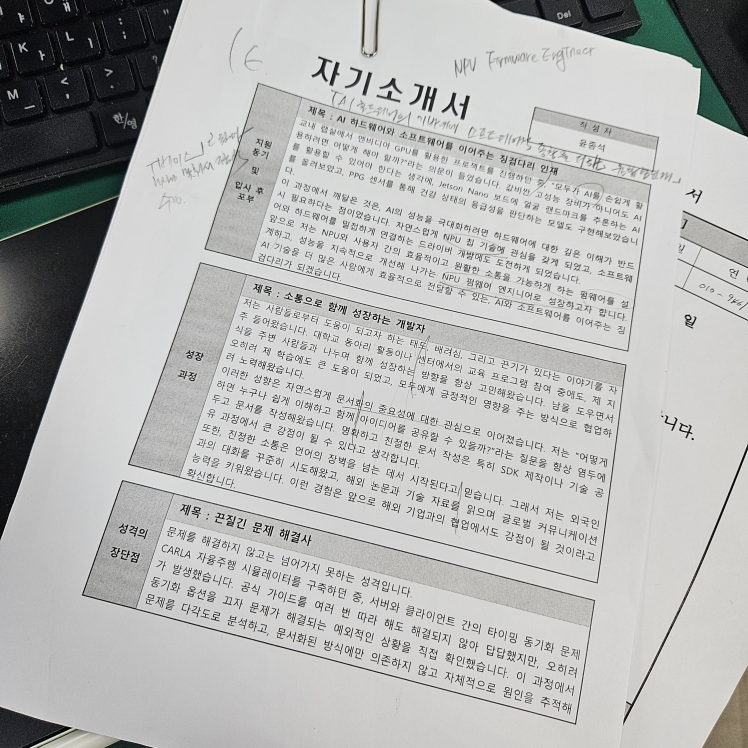
//> input picture raw_image.jpg, 2992 x 2992 px (shown at 1/4 size)
$ ./ocr ../raw_image.jpg   (built with g++ and OpenCV 4)
//> lines starting //> are read from the running program, lines starting //| are printed output that depends on the picture; after the words box and inside, x2 and y2 are one past the last pixel; in counts of white or black regions, pixels touching at a corner belong together
#include <opencv2/opencv.hpp>
#include <algorithm>
#include <iostream>
#include <vector>
using namespace std;
using namespace cv;

/* ========== 0) 선택: 카메라 왜곡 보정 (camera.yml 있으면 적용) ========== */
static bool undistortIfHaveCalib(const std::string& yaml, cv::Mat& img) {
    FileStorage fs(yaml, FileStorage::READ);
    if (!fs.isOpened()) return false;
    Mat K, D; fs["camera_matrix"] >> K; fs["dist_coeffs"] >> D;
    if (K.empty() || D.empty()) return false;
    Mat und; undistort(img, und, K, D);
    img = und;
    return true;
}

/* ========== 1) 유틸 ========== */
static void autoCanny(const Mat& gray, Mat& edges, double sigma=0.33){
    CV_Assert(gray.channels()==1);
    Mat flat = gray.reshape(0,1);
    vector<uchar> v; v.assign(flat.datastart, flat.dataend);
    nth_element(v.begin(), v.begin()+v.size()/2, v.end());
    double med = v[v.size()/2];
    double low  = max(0.0,  (1.0 - sigma) * med);
    double high = min(255.0, (1.0 + sigma) * med);
    Canny(gray, edges, low, high);
}

static vector<Point2f> orderQuad(const vector<Point2f>& in){
    CV_Assert(in.size()==4);
    vector<Point2f> p = in;
    sort(p.begin(), p.end(), [](auto&a, auto&b){ return a.y < b.y; });
    Point2f tl = (p[0].x < p[1].x) ? p[0] : p[1];
    Point2f tr = (p[0].x > p[1].x) ? p[0] : p[1];
    Point2f bl = (p[2].x < p[3].x) ? p[2] : p[3];
    Point2f br = (p[2].x > p[3].x) ? p[2] : p[3];
    return {tl,tr,br,bl};
}

static bool approxToQuad(const vector<Point>& contour, vector<Point2f>& quad){
    vector<Point> hull; convexHull(contour, hull, true);
    double peri = arcLength(hull, true);
    for(double k=0.01; k<=0.05; k+=0.005){
        vector<Point> ap;
        approxPolyDP(hull, ap, peri*k, true);
        if(ap.size()==4 && isContourConvex(ap)){
            quad.clear();
            for(auto&p: ap) quad.emplace_back((float)p.x,(float)p.y);
            quad = orderQuad(quad);
            return true;
        }
    }
    return false;
}

/* ========== 2) 종이 마스크 (HSV + Lab 중성 동시 조건) ========== */
static void makePaperMaskHSV(const Mat& img, Mat& mask){
    Mat hsv; cvtColor(img, hsv, COLOR_BGR2HSV);
    Mat mask_hsv;
    inRange(hsv, Scalar(0, 0, 170), Scalar(179, 60, 255), mask_hsv);

    Mat lab; cvtColor(img, lab, COLOR_BGR2Lab);
    vector<Mat> ch; split(lab, ch);
    Mat L = ch[0], A = ch[1], B = ch[2];
    Mat Lmask, Adev, Bdev, Amask, Bmask;
    threshold(L, Lmask, 180, 255, THRESH_BINARY);
    absdiff(A, Scalar(128), Adev);
    absdiff(B, Scalar(128), Bdev);
    threshold(Adev, Amask, 12, 255, THRESH_BINARY_INV);
    threshold(Bdev, Bmask, 12, 255, THRESH_BINARY_INV);

    bitwise_and(Lmask, Amask, mask);
    bitwise_and(mask, Bmask, mask);
    bitwise_and(mask, mask_hsv, mask);

    Mat k7 = getStructuringElement(MORPH_RECT, Size(7,7));
    Mat k5 = getStructuringElement(MORPH_RECT, Size(5,5));
    morphologyEx(mask, mask, MORPH_CLOSE, k7);
    morphologyEx(mask, mask, MORPH_OPEN,  k5);
}

/* ========== 3) 문서 사각형 탐지 ========== */
static bool findQuadByPaperMask(const Mat& img, vector<Point2f>& quad){
    Mat mask; makePaperMaskHSV(img, mask);
    vector<vector<Point>> cs; findContours(mask, cs, RETR_EXTERNAL, CHAIN_APPROX_SIMPLE);
    if(cs.empty()) return false;
    size_t bestIdx=0; double bestA=0;
    for(size_t i=0;i<cs.size();++i){
        double A=fabs(contourArea(cs[i])); if(A>bestA){bestA=A; bestIdx=i;}
    }
    if(approxToQuad(cs[bestIdx], quad)) return true;

    RotatedRect rr = minAreaRect(cs[bestIdx]);
    Point2f rp[4]; rr.points(rp);
    vector<Point2f> q(rp, rp+4); quad = orderQuad(q);
    return true;
}

static bool findQuadByEdgesMasked(const Mat& img, vector<Point2f>& bestQuad){
    Mat gray; cvtColor(img, gray, COLOR_BGR2GRAY);
    GaussianBlur(gray, gray, Size(5,5), 0);
    Ptr<CLAHE> clahe = createCLAHE(3.0, Size(8,8)); clahe->apply(gray, gray);
    Mat edges; autoCanny(gray, edges);

    Mat mask; makePaperMaskHSV(img, mask);
    bitwise_and(edges, mask, edges);

    Mat k = getStructuringElement(MORPH_RECT, Size(5,5));
    morphologyEx(edges, edges, MORPH_CLOSE, k);
    dilate(edges, edges, k);

    vector<vector<Point>> cs; findContours(edges, cs, RETR_EXTERNAL, CHAIN_APPROX_SIMPLE);
    if(cs.empty()) return false;

    double imgA = (double)img.cols * img.rows;
    double bestA=0;
    for(auto& c: cs){
        double A=fabs(contourArea(c));
        if(A < imgA*0.04 || A > imgA*0.99) continue;
        vector<Point2f> q;
        if(approxToQuad(c, q)){
            double qA = fabs(contourArea(vector<Point>{(Point)q[0],(Point)q[1],(Point)q[2],(Point)q[3]}));
            if(qA>bestA){ bestA=qA; bestQuad=q; }
        }
    }
    return bestA>0;
}

static bool detectDocumentQuad(const Mat& img, vector<Point2f>& quad){
    if(findQuadByPaperMask(img, quad)) return true;
    return findQuadByEdgesMasked(img, quad);
}

/* ========== 4) A4 비율로 워핑 ========== */
static Mat warpToA4(const Mat& img, const vector<Point2f>& q, int target_long_px=3508){
    CV_Assert(q.size()==4);
    float w1 = (float)norm(q[1]-q[0]), w2 = (float)norm(q[2]-q[3]);
    float h1 = (float)norm(q[3]-q[0]), h2 = (float)norm(q[2]-q[1]);
    bool portrait = max(h1,h2) >= max(w1,w2);

    const double A4_RATIO = 297.0/210.0;
    int H = portrait ? target_long_px : (int)std::round(target_long_px / A4_RATIO);
    int W = portrait ? (int)std::round(target_long_px / A4_RATIO) : target_long_px;

    vector<Point2f> dst = { {0,0}, {(float)W-1,0}, {(float)W-1,(float)H-1}, {0,(float)H-1} };
    Mat M = getPerspectiveTransform(q, dst), out;
    warpPerspective(img, out, M, Size(W,H), INTER_CUBIC);
    return out;
}

/* ========== 5) 스캐너풍 보정 ========== */
static Mat makeScanLook(const Mat& bgr){
    Mat gray; cvtColor(bgr, gray, COLOR_BGR2GRAY);
    Mat f, bg, normed; gray.convertTo(f, CV_32F, 1.0/255);
    GaussianBlur(f, bg, Size(0,0), 21);
    divide(f, bg + 1e-3f, normed);
    normalize(normed, normed, 0, 255, NORM_MINMAX);
    normed.convertTo(gray, CV_8U);
    Ptr<CLAHE> clahe = createCLAHE(3.0, Size(8,8));
    clahe->apply(gray, gray);
    return gray;
}

/* ========== 6) 글씨만 남기고 배경 흰색 처리 ========== */
static Mat makeTextOnWhite(const Mat& bgr){
    Mat gray = makeScanLook(bgr);
    Mat bin;
    adaptiveThreshold(gray, bin, 255, ADAPTIVE_THRESH_GAUSSIAN_C, THRESH_BINARY, 31, 10);
    Mat k = getStructuringElement(MORPH_RECT, Size(2,2));
    morphologyEx(bin, bin, MORPH_OPEN, k);
    threshold(bin, bin, 250, 255, THRESH_BINARY);
    return bin;
}

/* ========== 7) 노이즈/세로선 제거 ========== */
static Mat cleanNoiseAndLines(const Mat& bin){
    Mat cleaned = bin.clone();

    // 작은 점 노이즈 제거
    Mat k = getStructuringElement(MORPH_RECT, Size(2,2));
    morphologyEx(cleaned, cleaned, MORPH_OPEN, k);

    Mat labels, stats, centroids;
    int n = connectedComponentsWithStats(255-cleaned, labels, stats, centroids);
    for(int i=1;i<n;i++){
        int area = stats.at<int>(i, CC_STAT_AREA);
        if(area < 50){ // 너무 작은 블롭은 제거
            Mat mask = (labels==i);
            cleaned.setTo(255, mask);
        }
    }

    // 오른쪽 세로선 제거
    int cut = cleaned.cols * 0.03;
    Rect rightEdge(cleaned.cols - cut, 0, cut, cleaned.rows);
    cleaned(rightEdge).setTo(255);

    return cleaned;
}

/* ========== 8) 바깥 테두리 방지 ========== */
static vector<Point2f> shrinkQuad(const vector<Point2f>& q, float rate=0.015f){
    Point2f c(0,0); for(auto&p:q) c += p; c *= 0.25f;
    vector<Point2f> out; out.reserve(4);
    for(auto&p:q) out.push_back( c + (p - c) * (1.0f - rate) );
    return out;
}

/* ========== 9) main ========== */
int main(int argc, char** argv){
    if(argc<2){ cerr<<"Usage: ./ocr <image_path>\n"; return 1; }
    Mat img = imread(argv[1]); if(img.empty()){ cerr<<"이미지 로드 실패\n"; return 2; }
//> further down, img is the input picture: 2992 rows x 2992 cols, CV_8UC3; mean B, G, R 179.6, 180.7, 180.1

    undistortIfHaveCalib("camera.yml", img);

    const int targetW = 1200;
    double s = img.cols>targetW ? (double)targetW/img.cols : 1.0;
//> s = 0.401
    Mat small; resize(img, small, Size(), s, s);

    vector<Point2f> quadS;
    if(!detectDocumentQuad(small, quadS) || quadS.size()!=4){
        cerr<<"문서 경계 감지 실패\n"; return 3;
    }
//> in makePaperMaskHSV, `cvtColor(img, hsv, COLOR_BGR2HSV)`: hsv: 1200 rows x 1200 cols, CV_8UC3; mean H, S, V 33.8, 8.4, 181.2
//> in makePaperMaskHSV, `inRange(hsv, Scalar(0, 0, 170), Scalar(179, 60, 255), mask_hsv);`:
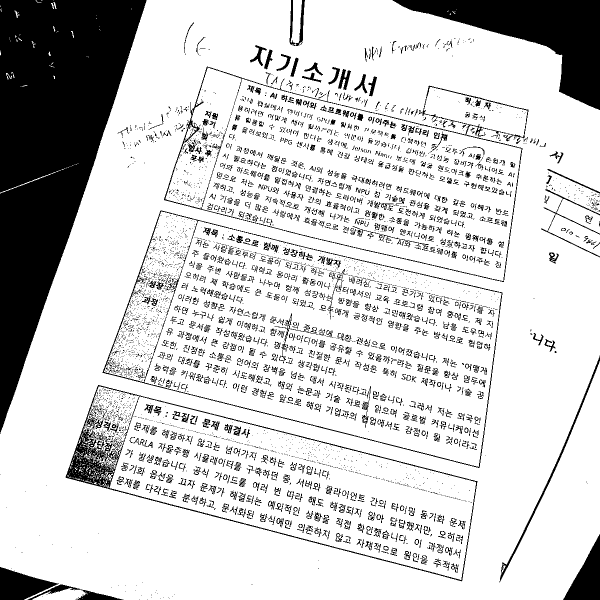
//> mask_hsv: 1200 rows x 1200 cols, CV_8UC1 (shown at 1/2 size); 80.9% white; 4841 black regions (3397 under 20 px), largest, box (x1, y1, x2, y2) and area: (0, 0, 293, 868) 129051, (785, 0, 1200, 220) 34231, (131, 770, 955, 1163) 9886
//> in makePaperMaskHSV, `cvtColor(img, lab, COLOR_BGR2Lab)`: lab: 1200 rows x 1200 cols, CV_8UC3; mean of channels 0, 1, 2 184.9, 127.6, 128.4
//> in makePaperMaskHSV, `threshold(L, Lmask, 180, 255, THRESH_BINARY);`: Lmask: 1200 rows x 1200 cols, CV_8UC1; 80.3% white; 5456 black regions (3977 under 20 px), largest, box (x1, y1, x2, y2) and area: (0, 0, 293, 868) 129277, (785, 0, 1200, 220) 34269, (131, 770, 955, 1163) 11752
//> in makePaperMaskHSV, `threshold(Adev, Amask, 12, 255, THRESH_BINARY_INV);`: Amask: 1200 rows x 1200 cols, CV_8UC1; 98.8% white; 7 black regions (5 under 20 px), largest, box (x1, y1, x2, y2) and area: (1002, 0, 1192, 216) 9840, (0, 284, 190, 385) 7909
//> in makePaperMaskHSV, `threshold(Bdev, Bmask, 12, 255, THRESH_BINARY_INV);`: Bmask: 1200 rows x 1200 cols, CV_8UC1; 99.7% white; 31 black regions (27 under 20 px), largest, box (x1, y1, x2, y2) and area: (1128, 1077, 1200, 1200) 4346, (93, 330, 149, 352) 111, (54, 1186, 84, 1200) 51, (70, 352, 91, 361) 44
//> in makePaperMaskHSV, `bitwise_and(mask, Bmask, mask);`: mask: 1200 rows x 1200 cols, CV_8UC1; 80.3% white; 5456 black regions (3977 under 20 px), largest, box (x1, y1, x2, y2) and area: (0, 0, 293, 868) 129397, (785, 0, 1200, 220) 34269, (131, 770, 955, 1163) 11752
//> in makePaperMaskHSV, `morphologyEx(mask, mask, MORPH_CLOSE, k7);`:
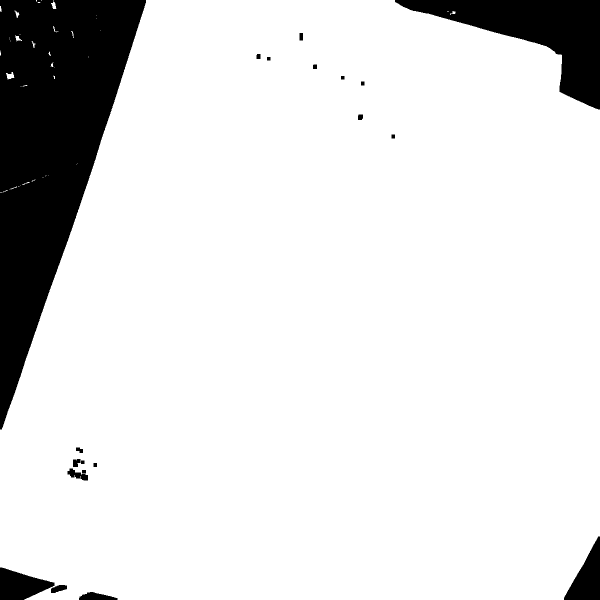
//> mask: 1200 rows x 1200 cols, CV_8UC1 (shown at 1/2 size); 87.8% white; 20 black regions, largest, box (x1, y1, x2, y2) and area: (0, 0, 292, 859) 129083, (790, 0, 1200, 219) 34221, (1128, 1073, 1200, 1200) 4880
//> in makePaperMaskHSV, `morphologyEx(mask, mask, MORPH_OPEN,  k5);`: mask: 1200 rows x 1200 cols, CV_8UC1; 87.8% white; 17 black regions
//> in findQuadByPaperMask, `findContours(mask, cs, RETR_EXTERNAL, CHAIN_APPROX_SIMPLE)`: cs = 7 contours, 2 with area under 20; largest, box (x1, y1, x2, y2) and area: (0, 0, 1200, 1200) 1263122, (14, 148, 28, 158) 104, (104, 6, 112, 18) 64, (32, 72, 38, 81) 40, (32, 25, 38, 31) 25
//> the loop in findQuadByPaperMask, `for(size_t i=0;i<cs.size();++i)` made 7 passes
//> (A, bestA) on passes 1, 7: (104, 104), (1263121.5, 1263121.5)
//> A on passes 2 to 6: 39.5, 25, 16, 10, 64
//> after the loop in findQuadByPaperMask, `for(size_t i=0;i<cs.size();++i)`: bestA = 1263121.5; bestIdx = 6
//> in approxToQuad, `convexHull(contour, hull, true)`: hull = 12 Points (x, y): [292, 0], [0, 859], [0, 1134], [52, 1199], [1127, 1199], [1199, 1072], [1199, 219], [1123, 110], [1122, 109], [1092, 92], [1079, 88], [789, 0]
//> in approxToQuad, `double peri = arcLength(hull, true);`: peri = 4321.9
//> the loop in approxToQuad, `for(double k=0.01; k<=0.05; k+=0.005)` made 5 passes
//> (tl in orderQuad, tr in orderQuad, bl in orderQuad, br in orderQuad) on pass 5: (Point(292, 0), Point(1199, 219), Point(0, 1134), Point(1127, 1199))
//> in findQuadByPaperMask, `approxToQuad(cs[bestIdx], quad)`: quad = 4 Points (x, y): [292, 0], [1199, 219], [1127, 1199], [0, 1134]
//> quadS has the same summary as quad in findQuadByPaperMask
    vector<Point2f> quad; for(auto&p: quadS) quad.emplace_back(p.x/s, p.y/s);
//> this loop made 4 passes
    quad = shrinkQuad(quad, 0.015f);
//> the loop in shrinkQuad, `Point2f c(0,0); for(auto&p:q) c += p; c *= 0.25f;` made 4 passes
//> (p, c) on passes 2 to 4: (Point(2989.5, 546), Point(3717.6, 546)), (Point(2810, 2989.5), Point(6527.5, 3535.5)), (Point(0, 2827.4), Point(6527.5, 6363))
//> c on pass 1: Point(728.1, 0)
//> in shrinkQuad, `c *= 0.25f`: c = Point(1631.9, 1590.7)
//> the loop in shrinkQuad, `for(auto&p:q) out.push_back( c + (p - c) * (1.0f - rate) );` made 4 passes
//> p on passes 1 to 4: Point(728.1, 0), Point(2989.5, 546), Point(2810, 2989.5), Point(0, 2827.4)
//> quad = 4 Points (x, y): [741.6, 23.86], [2969.1, 561.7], [2792.3, 2968.5], [24.48, 2808.9]

    Mat upright = warpToA4(img, quad, 3508);
//> in warpToA4, `float w1 = (float)norm(q[1]-q[0]), w2 = (float)norm(q[2]-q[3]);`: w1 = 2291.5; w2 = 2772.4
//> in warpToA4, `float h1 = (float)norm(q[3]-q[0]), h2 = (float)norm(q[2]-q[1]);`: h1 = 2875.9; h2 = 2413.3
//> in warpToA4, `bool portrait = max(h1,h2) >= max(w1,w2);`: portrait = true
//> in warpToA4, `int H = portrait ? target_long_px : (int)std::round(target_long_px / A..`: H = 3508
//> in warpToA4, `int W = portrait ? (int)std::round(target_long_px / A4_RATIO) : target..`: W = 2480
//> in warpToA4, `vector<Point2f> dst = { {0,0}, {(float)W-1,0}, {(float)W-1,(float)H-1}..`: dst = 4 Points (x, y): [0, 0], [2479, 0], [2479, 3507], [0, 3507]
//> in warpToA4, `Mat M = getPerspectiveTransform(q, dst), out;`: M = [[0.847, 0.218, -633.5], [-0.332, 1.37, 213.3], [-7.53e-05, 5.74e-05, 1]]
    Mat textWhite = makeTextOnWhite(upright);
//> in makeScanLook, `GaussianBlur(f, bg, Size(0,0), 21);`:
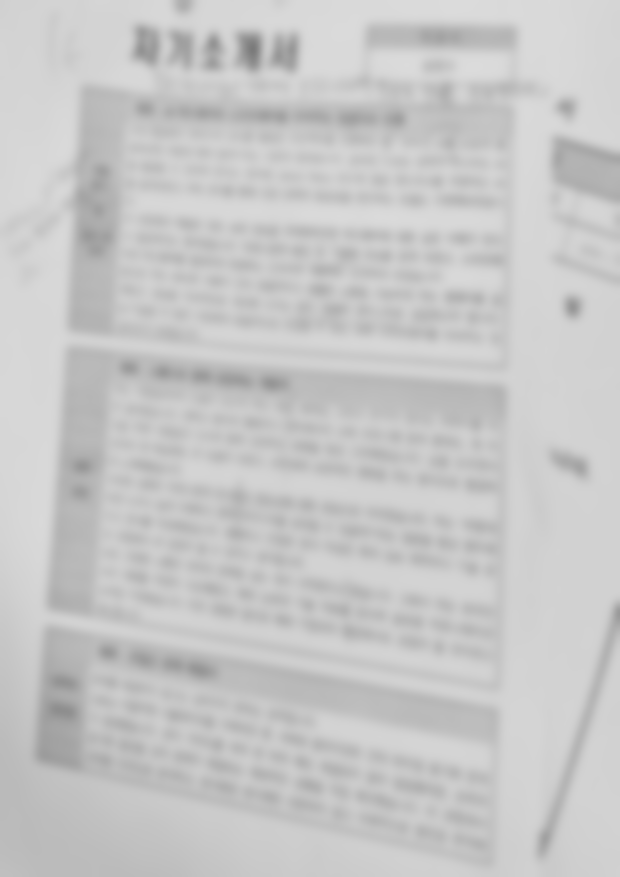
//> bg: 3508 rows x 2480 cols, CV_32FC1 (shown at 1/4 size); min 0.481, max 0.861, mean 0.784
//> in makeScanLook, `clahe->apply(gray, gray);`:
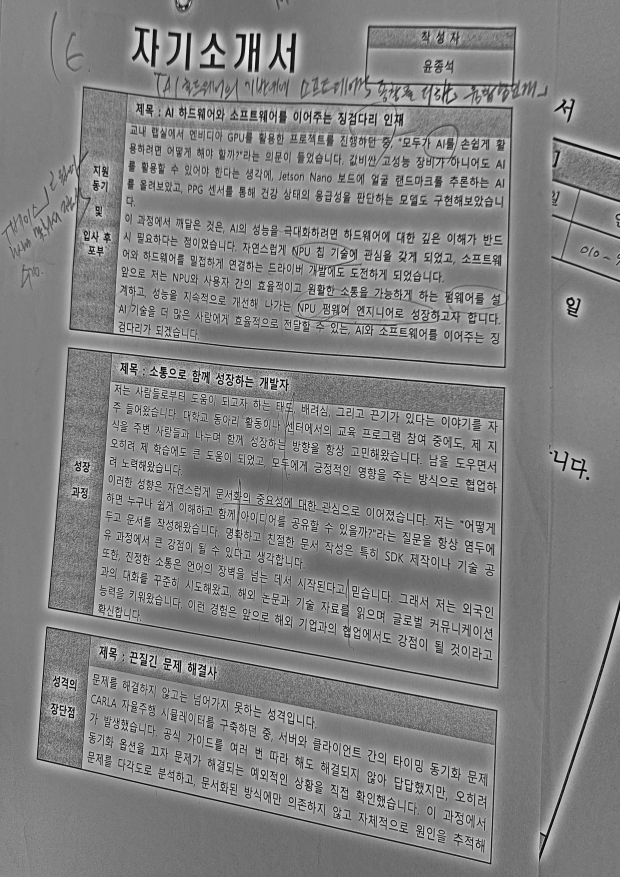
//> gray: 3508 rows x 2480 cols, CV_8UC1 (shown at 1/4 size); min 0, max 255, mean 131.1
//> in makeTextOnWhite, `adaptiveThreshold(gray, bin, 255, ADAPTIVE_THRESH_GAUSSIAN_C, THRESH_B..`: bin: 3508 rows x 2480 cols, CV_8UC1; 86.2% white; 36312 black regions (30508 under 20 px), largest, box (x1, y1, x2, y2) and area: (244, 101, 2083, 1473) 68297, (192, 1389, 2022, 2756) 46065, (146, 2505, 1991, 3459) 33085
//> in makeTextOnWhite, `morphologyEx(bin, bin, MORPH_OPEN, k);`: bin: 3508 rows x 2480 cols, CV_8UC1; 86% white; 31934 black regions (27100 under 20 px), largest, box (x1, y1, x2, y2) and area: (245, 102, 2084, 1474) 69669, (193, 1390, 2023, 2757) 65606, (147, 2506, 1992, 3460) 37170
    Mat finalClean = cleanNoiseAndLines(textWhite);
//> in cleanNoiseAndLines, `morphologyEx(cleaned, cleaned, MORPH_OPEN, k);`:
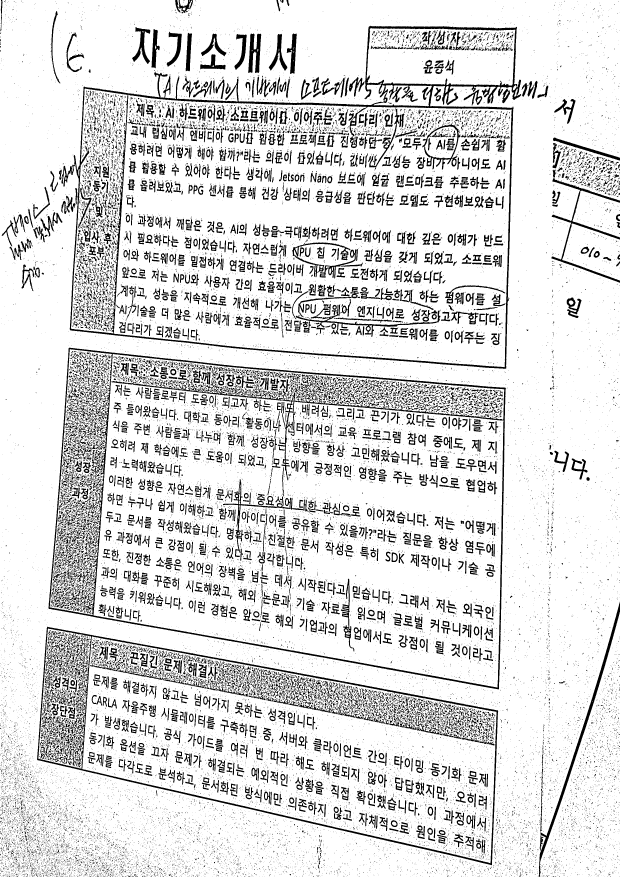
//> cleaned: 3508 rows x 2480 cols, CV_8UC1 (shown at 1/4 size); 86% white; 31895 black regions (27062 under 20 px), largest, box (x1, y1, x2, y2) and area: (246, 103, 2085, 1475) 69669, (194, 1391, 2024, 2758) 65606, (148, 2507, 1993, 3461) 37170
//> in cleanNoiseAndLines, `int n = connectedComponentsWithStats(255-cleaned, labels, stats, centr..`:
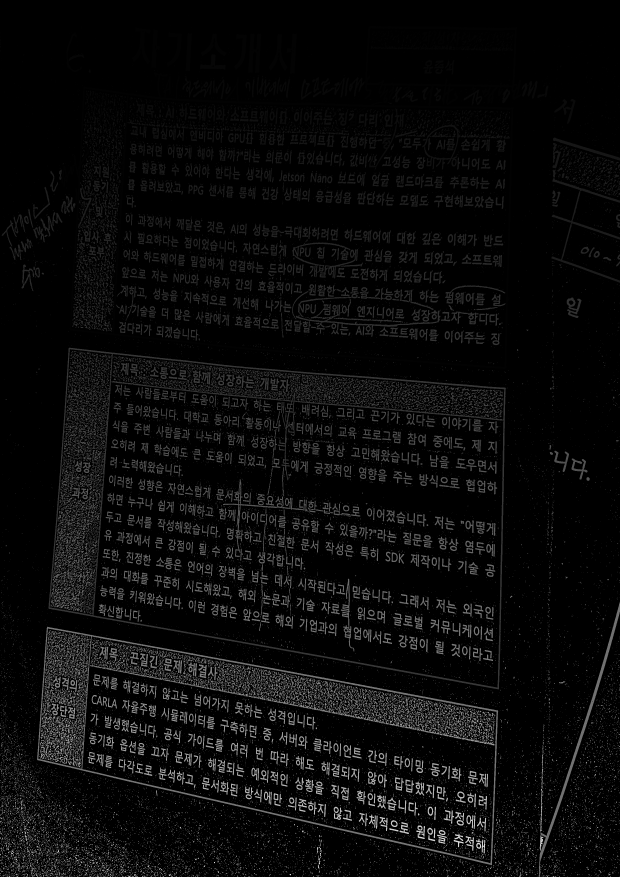
//> labels: 3508 rows x 2480 cols, CV_32SC1 (shown at 1/4 size); min 0, max 31895, mean 1352.5; drawn with min black and max white
//> in cleanNoiseAndLines, `int n = connectedComponentsWithStats(255-cleaned, labels, stats, centr..`: centroids = 31896 pairs, first value 1 to 2479, second value 1 to 3507; n = 31896
//> (the run ends here: the time limit is reached, at `Mat mask = (labels==i);`)
